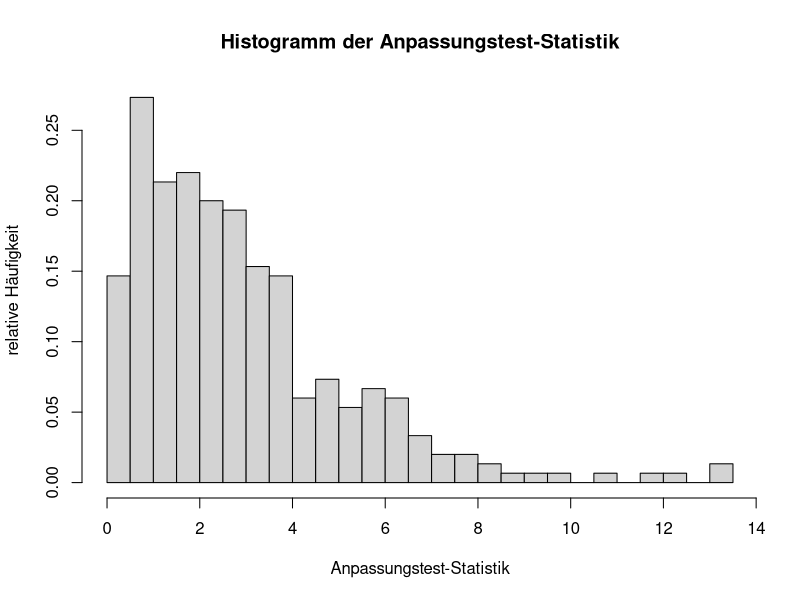

Write R code to recreate this figure.
set.seed(123)
simulateAnpassungstest <- function(){
    n <- 1000
    p <- c(1/8, 1/4, 1/2, 1/8)
    a <- rmultinom(1, n, p)
    sum((a - n*p)^2/(n*p))
  }
  results <- c()
  for (i in 1:300){
    results =c(results ,simulateAnpassungstest())
  }
#plot relative freq histogram
hist(results, breaks=20, freq=FALSE, main="Histogramm der Anpassungstest-Statistik", xlab="Anpassungstest-Statistik", ylab="relative Häufigkeit")
